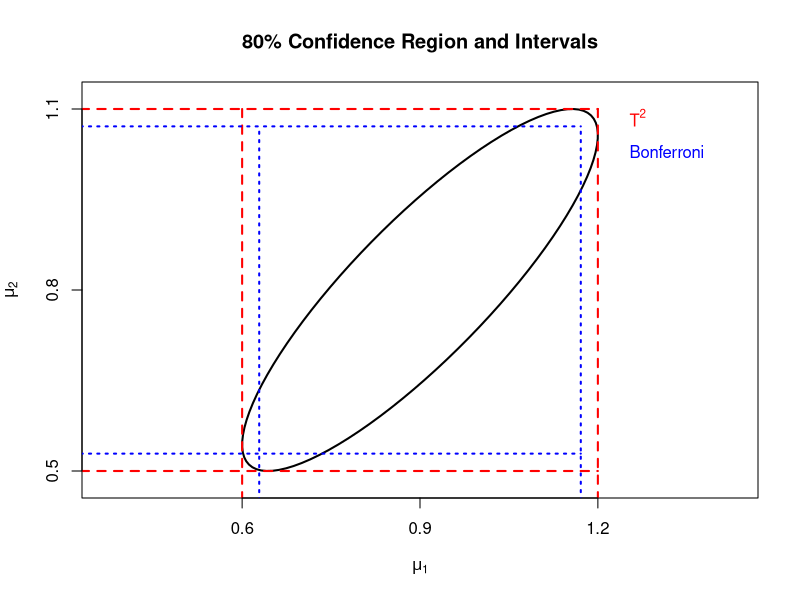

This figure's R source:
####
#### An illustration of confidence regions and intervals in the bivariate case.
####

library(mvtnorm)
library(plotrix)

n <- 30
p <- 2
mu <- rep(1, p)
rho <- 0.9
Sigma <- matrix(rho, nrow = p, ncol = p); diag(Sigma) <- 1
alpha <- 0.2

## A function to draw a confidence region.
conf_region_f <- function(n, x_bar, S, alpha) {
  p <- 2
  c2 <- (n - 1) * p * qf(1 - alpha, p, n - p) / (n - p)
  
  ee <- eigen(S)
  lambda <- ee$values
  ee <- ee$vectors
  theta <- acos(abs(ee[1, 1])) * 57.2957795
  if(prod(sign(ee[, 1])) == -1)
    theta <- 180 - theta

  ## Draw (1 - alpha)100% confidence region for mean vector.
  xlim <- x_bar[1] + c(-1, 1) * 2 * sqrt(S[1, 1] / n)
  ylim <- x_bar[2] + c(-1, 1) * 2 * sqrt(S[2, 2] / n)
  plot(xlim, ylim, xlab = expression(mu[1]), ylab = expression(mu[2]), asp = 1, 
    xaxt = "n", yaxt = "n", type = "n")
  title(main = paste((1 - alpha) * 100, "% Confidence Region and Intervals", sep = ""))
  draw.ellipse(x_bar[1], x_bar[2], sqrt(c2 * lambda[1] / n), sqrt(c2 * lambda[2] / n), 
    angle = theta, lwd = 2)

  ## Simultaneous (1 - alpha)100% confidence intervals for mean components.
  ci_sim_1 <- x_bar[1] + c(-1, 1) * sqrt(c2 * S[1, 1] / n)
  ci_sim_2 <- x_bar[2] + c(-1, 1) * sqrt(c2 * S[2, 2] / n)
  lines(rep(ci_sim_1[1], 2), c(0, ci_sim_2[2]), lwd = 2, lty = 2, col = "red")
  lines(rep(ci_sim_1[2], 2), c(0, ci_sim_2[2]), lwd = 2, lty = 2, col = "red")
  lines(c(0, ci_sim_1[2]), rep(ci_sim_2[1], 2), lwd = 2, lty = 2, col = "red")
  lines(c(0, ci_sim_1[2]), rep(ci_sim_2[2], 2), lwd = 2, lty = 2, col = "red")
  axis(1, at = c(ci_sim_1[1], x_bar[1], ci_sim_1[2]), labels = round(c(ci_sim_1[1], 
    x_bar[1], ci_sim_1[2]), 1))
  axis(2, at = c(ci_sim_2[1], x_bar[2], ci_sim_2[2]), labels = round(c(ci_sim_2[1], 
    x_bar[2], ci_sim_2[2]), 1))

  ## Bonferroni (1 - alpha)100% confidence intervals for mean components.
  ci_bon_1 <- x_bar[1] + c(-1, 1) * qt(1 - alpha / (2 * p), n - 1) * sqrt(S[1, 1] / n)
  ci_bon_2 <- x_bar[2] + c(-1, 1) * qt(1 - alpha / (2 * p), n - 1) * sqrt(S[2, 2] / n)
  lines(rep(ci_bon_1[1], 2), c(0, ci_bon_2[2]), lwd = 2, lty = 3, col = "blue")
  lines(rep(ci_bon_1[2], 2), c(0, ci_bon_2[2]), lwd = 2, lty = 3, col = "blue")
  lines(c(0, ci_bon_1[2]), rep(ci_bon_2[1], 2), lwd = 2, lty = 3, col = "blue")
  lines(c(0, ci_bon_1[2]), rep(ci_bon_2[2], 2), lwd = 2, lty = 3, col = "blue")

  text(ci_sim_1[2] + 0.05, ci_bon_2[2], expression(T^2), col = "red", adj = c(0, 0))
  text(ci_sim_1[2] + 0.05, ci_bon_2[2] - 0.05, "Bonferroni", col = "blue", adj = c(0, 0))
}

## Simulate a sample from the bivariate normal distribution.
set.seed(101)

X <- rmvnorm(n, mu, Sigma)
x_bar <- colMeans(X)
S <- var(X)

conf_region_f(n, x_bar, S, alpha)

####
#### A simulation to assess confidence region / interval coverages. In addition to the 
#### coverage of the confidence regions for the mean vector, we will assess the simul-
#### taneous coverage of "one-at-a-time" t-based intervals, T2-based intervals, and 
#### Bonferroni intervals. Note that the reported coverages for the T2 intervals will be 
#### higher than 1 - alpha, since they are designed to include *all* linear combinations 
#### of the components of mu; we are only evaluating the joint coverage of the p mean 
#### components. 
####

## A function to carry out simulation.
sim_f <- function(n, p, rho, alpha, N = 1000) {
  mu <- rep(0, p)

  ## Covariance matrix, assuming compound symmetry and unit variance.
  Sigma <- matrix(rho, nrow = p, ncol = p); diag(Sigma) <- 1

  ## Critical values for the different regions / intervals.
  F_crit <- (n - 1) * p * qf(1 - alpha, p, n - p) / (n - p)
  t_crit <- qt(1 - alpha / 2, n - 1)
  bon_crit <- qt(1 - alpha / (2 * p), n - 1)

  cov_reg <- rep(NA, N)
  cov_t <- cov_T2 <- cov_bon <- matrix(NA, nrow = N, ncol = p)
  for(i in 1:N) {
    X <- rmvnorm(n, mu, Sigma)
    x_bar <- colMeans(X)
    S <- var(X)

    cov_reg[i] <- n * t(x_bar - mu) %*% solve(S) %*% (x_bar - mu) <= F_crit
    for(k in 1:p) {
      ci_t <- x_bar[k] + c(-1, 1) * t_crit * sqrt(S[k, k] / n)
      ci_T2 <- x_bar[k] + c(-1, 1) * sqrt(F_crit * S[k, k] / n)
      ci_bon <- x_bar[k] + c(-1, 1) * bon_crit * sqrt(S[k, k] / n)

      cov_t[i, k] <- (ci_t[1] <= mu[k]) & (mu[k] <= ci_t[2])
      cov_T2[i, k] <- (ci_T2[1] <= mu[k]) & (mu[k] <= ci_T2[2])
      cov_bon[i, k] <- (ci_bon[1] <= mu[k]) & (mu[k] <= ci_bon[2])
    }
  }

  ## Summarize results.
  cat(paste("Region coverage = ", round(mean(cov_reg), 2), "\n", sep = ""))
  cat(paste("Simultaneous coverage of the p t-intervals = ", 
    round(mean(apply(cov_t, 1, prod)), 2), "\n", sep = ""))
  cat(paste("Simultaneous coverage of the p T2-intervals = ", 
    round(mean(apply(cov_T2, 1, prod)), 2), "\n", sep = ""))
  cat(paste("Simultaneous coverage of the p Bonferroni-intervals = ", 
    round(mean(apply(cov_bon, 1, prod)), 2), "\n", sep = ""))
}

sim_f(n = 30, p = 2, rho = 0.0, alpha = 0.2); 0.8 ^ 2
sim_f(n = 30, p = 2, rho = 0.9, alpha = 0.2)
sim_f(n = 30, p = 5, rho = 0.9, alpha = 0.2)
sim_f(n = 100, p = 5, rho = 0.9, alpha = 0.2)

####
#### Comparison of interval widths under different scenarios. Interval types considered: 
#### (1) t-intervals, (2) T2-intervals, and (3) Bonferroni intervals with m = p.
####

alpha <- 0.05
n <- c(15, 25, 50, 100)
p <- c(2, 4, 10)

crit_vals <- matrix(NA, nrow = length(n) + 1, ncol = 1 + 2 * length(p))
rownames(crit_vals) <- c(as.character(n), "inf")
colnames(crit_vals) <- c("t", paste(rep(c("T2", "bon"), each = length(p)), rep(p, 2), 
  sep = "_"))
for(i in 1:length(n)) {
  crit_vals[i, "t"] <- qt(1 - alpha / 2, n[i] - 1)
  for(j in 1:length(p)) {
    crit_vals[i, paste("T2", p[j], sep = "_")] <- 
      sqrt((p[j] * (n[i] - 1) / (n[i] - p[j])) * qf(1 - alpha, p[j], n[i] - p[j]))
    crit_vals[i, paste("bon", p[j], sep = "_")] <- qt(1 - alpha / (2 * p[j]), n[i] - 1)
  }
}
crit_vals[length(n) + 1, "t"] <- qnorm(1 - alpha / 2)
for(j in 1:length(p)) {
  crit_vals[length(n) + 1, paste("T2", p[j], sep = "_")] <- sqrt(qchisq(1 - alpha, p[j]))
  crit_vals[length(n) + 1, paste("bon", p[j], sep = "_")] <- 
    qnorm(1 - alpha / (2 * p[j]))
}
round(crit_vals, 2)

####
#### EM example.
####

n <- 4
p <- 3
X <- matrix(c(NA, 7, 5, NA, 0, 2, 1, NA, 3, 6, 2, 5), nrow = n)

## Initial estimates.
mu_0 <- colMeans(X, na.rm = TRUE)
X_0 <- X
X_0[is.na(X_0)] <- kronecker(rep(1, n), mu_0)[is.na(X_0)]
Sigma_0 <- var(X_0) * (n - 1) / n

## EM algorithm.
eps <- 1e-5
max_iter <- 5000
theta_0 <- c(mu_0, diag(Sigma_0), Sigma_0[upper.tri(Sigma_0)])
theta_1 <- matrix(NA, nrow = max_iter, ncol = p + p * (p + 1) / 2)
delta <- rep(NA, max_iter)
for(i in 1:max_iter) {
  ## E step for observation vector one.
  x_1_1 <- X[1, 1, drop = FALSE]
  x_1_2 <- X[1, -1]
  mu_0_1 <- mu_0[1]
  mu_0_2 <- mu_0[-1]
  Sigma_0_11 <- Sigma_0[1, 1, drop = FALSE]
  Sigma_0_12 <- Sigma_0[1, -1, drop = FALSE]
  Sigma_0_21 <- Sigma_0[-1, 1, drop = FALSE]
  Sigma_0_22 <- Sigma_0[-1, -1]
  x_tilde_1_1 <- mu_0_1 + Sigma_0_12 %*% solve(Sigma_0_22) %*% (x_1_2 - mu_0_2)
  x_x_tilde_1_1_1 <- Sigma_0_11 - Sigma_0_12 %*% solve(Sigma_0_22) %*% Sigma_0_21 + 
    mu_0_1 %*% t(mu_0_1) + 2 * Sigma_0_12 %*% solve(Sigma_0_22) %*% (x_1_2 - mu_0_2) %*% 
    t(mu_0_1)
  x_x_tilde_1_1_2 <- mu_0_1 %*% t(x_1_2)
  x_tilde_1 <- c(x_tilde_1_1, x_1_2)
  x_x_tilde_1 <- rbind(c(x_x_tilde_1_1_1, x_x_tilde_1_1_2), 
    cbind(t(x_x_tilde_1_1_2), x_1_2 %*% t(x_1_2)))

  ## E step for observation vector four.
  x_4_1 <- X[4, 1:2]
  x_4_2 <- X[4, 3, drop = FALSE]
  mu_0_1 <- mu_0[1:2]
  mu_0_2 <- mu_0[3]
  Sigma_0_11 <- Sigma_0[1:2, 1:2]
  Sigma_0_12 <- Sigma_0[1:2, 3, drop = FALSE]
  Sigma_0_21 <- Sigma_0[3, 1:2, drop = FALSE]
  Sigma_0_22 <- Sigma_0[3, 3, drop = FALSE]
  x_tilde_4_1 <- mu_0_1 + Sigma_0_12 %*% solve(Sigma_0_22) %*% (x_4_2 - mu_0_2)
  x_x_tilde_4_1_1 <- Sigma_0_11 - Sigma_0_12 %*% solve(Sigma_0_22) %*% Sigma_0_21 + 
    mu_0_1 %*% t(mu_0_1) + 2 * Sigma_0_12 %*% solve(Sigma_0_22) %*% (x_4_2 - mu_0_2) %*% 
    t(mu_0_1)
  x_x_tilde_4_1_2 <- mu_0_1 %*% t(x_4_2)
  x_tilde_4 <- c(x_tilde_4_1, x_4_2)
  x_x_tilde_4 <- rbind(cbind(x_x_tilde_4_1_1, x_x_tilde_4_1_2), c(x_x_tilde_4_1_2, 
    x_4_2 %*% t(x_4_2)))

  ## E step versions of T_1 and T_2.
  T_tilde_1 <- x_tilde_1 + X[2, ] + X[3, ] + x_tilde_4
  T_tilde_2 <- x_x_tilde_1 + X[2, ] %*% t(X[2, ]) + X[3, ] %*% t(X[3, ]) + x_x_tilde_4

  ## M step.
  mu_0 <- T_tilde_1 / n
  Sigma_0 <- T_tilde_2 / n - mu_0 %*% t(mu_0)

  ## Check convergence.
  theta_1[i, ] <- c(mu_0, diag(Sigma_0), Sigma_0[upper.tri(Sigma_0)])
  delta[i] <- sqrt(sum((theta_1[i, ] - theta_0) ^ 2))
  if(delta[i] < eps)
    break
  theta_0 <- theta_1[i, ]
}
